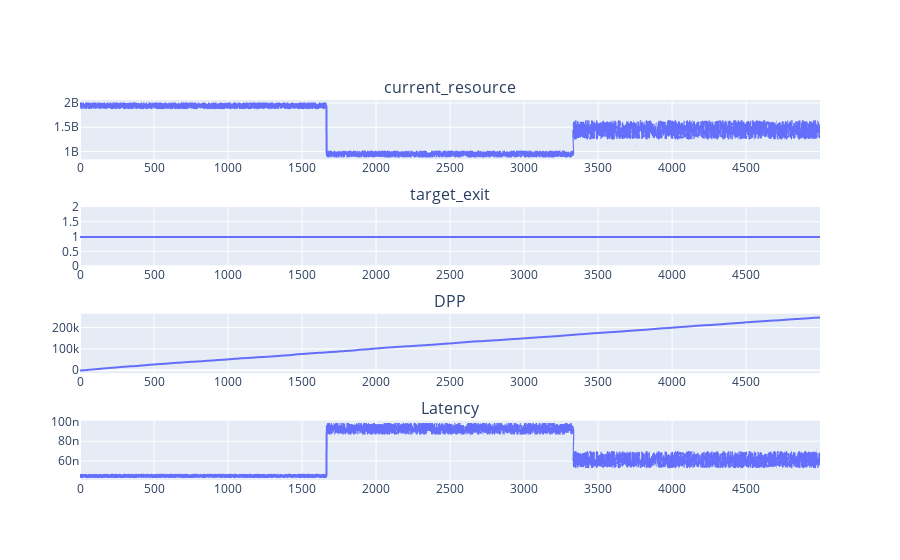

The code cell stored with this chart in its notebook:
### Code cell
from plotly.offline import plot
from plotly.subplots import make_subplots

df_result=pd.DataFrame(result_data_status,columns=['current_resource','target_exit','DPP','Latency'])
figures = [
            px.line(df_resource, x=df_resource.index, y="resource", title="Resource status",height=1000),
            px.line(df_result, x=df_result.index, y="target_exit",height=1000),#limit y-axis
            px.line(df_result, x=df_result.index, y="DPP",height=1000),
            px.line(df_result, x=df_result.index, y="Latency",height=1000)
    ]

fig = make_subplots(rows=len(figures), cols=1,row_heights=[1000]*len(figures), subplot_titles=df_result.columns)

for i, figure in enumerate(figures):
    for trace in range(len(figure["data"])):
        fig.append_trace(figure["data"][trace], row=i+1, col=1)
        
fig.show()

### Figure 1 — Plotly figure (JSON) as saved in the notebook; plotly's stock layout.template omitted (floating-point values rounded to 4 significant figures; data arrays with more than 128 entries replaced by an {"elided": "..."} marker saying what was removed)
{"data": [{"hovertemplate": "index=%{x}<br>resource=%{y}<extra></extra>", "legendgroup": "", "line": {"color": "#636efa", "dash": "solid"}, "marker": {"symbol": "circle"}, "mode": "lines", "name": "", "showlegend": false, "type": "scattergl", "x": {"elided": "5000 int values"}, "xaxis": "x", "y": {"elided": "5000 int values"}, "yaxis": "y"}, {"hovertemplate": "index=%{x}<br>target_exit=%{y}<extra></extra>", "legendgroup": "", "line": {"color": "#636efa", "dash": "solid"}, "marker": {"symbol": "circle"}, "mode": "lines", "name": "", "showlegend": false, "type": "scattergl", "x": {"elided": "5000 int values"}, "xaxis": "x2", "y": {"elided": "5000 int values"}, "yaxis": "y2"}, {"hovertemplate": "index=%{x}<br>DPP=%{y}<extra></extra>", "legendgroup": "", "line": {"color": "#636efa", "dash": "solid"}, "marker": {"symbol": "circle"}, "mode": "lines", "name": "", "showlegend": false, "type": "scattergl", "x": {"elided": "5000 int values"}, "xaxis": "x3", "y": {"elided": "5000 float values"}, "yaxis": "y3"}, {"hovertemplate": "index=%{x}<br>Latency=%{y}<extra></extra>", "legendgroup": "", "line": {"color": "#636efa", "dash": "solid"}, "marker": {"symbol": "circle"}, "mode": "lines", "name": "", "showlegend": false, "type": "scattergl", "x": {"elided": "5000 int values"}, "xaxis": "x4", "y": {"elided": "5000 float values"}, "yaxis": "y4"}], "layout": {"annotations": [{"font": {"size": 16}, "showarrow": false, "text": "current_resource", "x": 0.5, "xanchor": "center", "xref": "paper", "y": 1, "yanchor": "bottom", "yref": "paper"}, {"font": {"size": 16}, "showarrow": false, "text": "target_exit", "x": 0.5, "xanchor": "center", "xref": "paper", "y": 0.7188, "yanchor": "bottom", "yref": "paper"}, {"font": {"size": 16}, "showarrow": false, "text": "DPP", "x": 0.5, "xanchor": "center", "xref": "paper", "y": 0.4375, "yanchor": "bottom", "yref": "paper"}, {"font": {"size": 16}, "showarrow": false, "text": "Latency", "x": 0.5, "xanchor": "center", "xref": "paper", "y": 0.1562, "yanchor": "bottom", "yref": "paper"}], "xaxis": {"anchor": "y", "domain": [0, 1]}, "xaxis2": {"anchor": "y2", "domain": [0, 1]}, "xaxis3": {"anchor": "y3", "domain": [0, 1]}, "xaxis4": {"anchor": "y4", "domain": [0, 1]}, "yaxis": {"anchor": "x", "domain": [0.8438, 1]}, "yaxis2": {"anchor": "x2", "domain": [0.5625, 0.7188]}, "yaxis3": {"anchor": "x3", "domain": [0.2812, 0.4375]}, "yaxis4": {"anchor": "x4", "domain": [0, 0.1562]}}}
